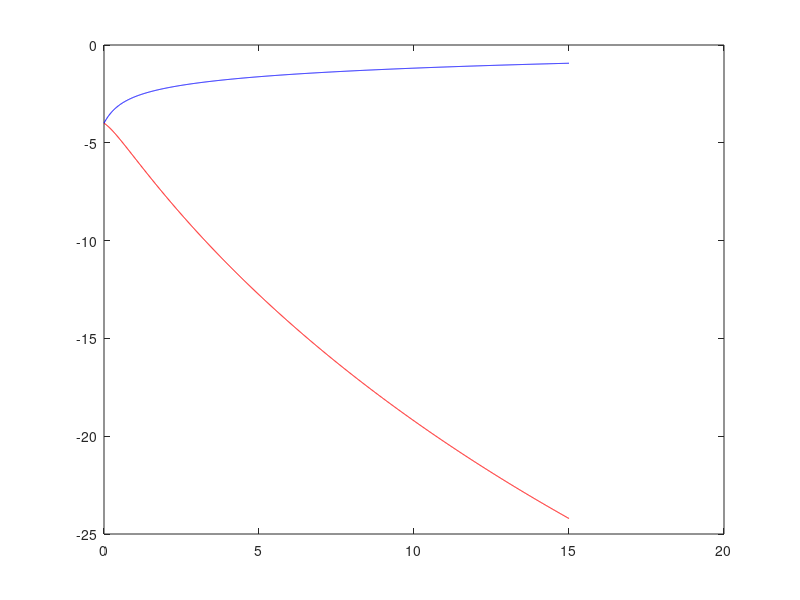

MATLAB code for this plot:
function PiecewiseConstantSourceFourierSolution
% we display the series solution of the heat equation with a source 
% u_t=ku_xx+Q(x,t), with the initial conditions u(x,0) = const=c
% u_x(0,t) = u_x(L,t) = 0
% Q(x,t) is piece-wise constant ={1, t in [a_i,b_i], and 0 otherwise}
% the solution is evaluated at the point x=L/2 and hence becomes only a
% function of time 

n     = 150;% number of terms in the series
terms = cell(1,n);
for nIdx = 1:n
    nn = num2str(nIdx);
    lambda = sprintf('%s%s%s','(',num2str(nIdx),'*pi./L)');
    % the solution when the source is active, i.e Q=1
    eval(sprintf('%s%s%s%s%s%s%s%s%s%s%s%s%s%s%s','termsQon{',nn,'}=@(k,t,L) exp(-',lambda,'*k*t).*((-1).^',nn,').*(2./(',nn,'*pi)).*(1-(-1).^',nn,').*((exp(',lambda,'*k*t)-1)./(',lambda,'*k)+1);'));
    % the solution when the source is inactive i.e Q=0
    eval(sprintf('%s%s%s%s%s%s%s%s%s%s%s%s%s%s%s','termsQoff{',nn,'}=@(k,t,L) exp(-',lambda,'*k*t).*((-1).^',nn,').*(2./(',nn,'*pi)).*(1-(-1).^',nn,');'));
end
t  = 0:.01:15;
nt = numel(t);
k  = 0.1;
L  = 10;
% evaluate all the functions
solQon = zeros(n,nt);
for nIdx = 1:n
    solQon(nIdx,:) = termsQon{nIdx}(k,t,L);
    solQoff(nIdx,:) = termsQoff{nIdx}(k,t,L);
end
solTotalOn  = sum(solQon,1);
solTotalOff = sum(solQoff,1);
figure, plot(t,solTotalOn,'r',t,solTotalOff,'b')


end